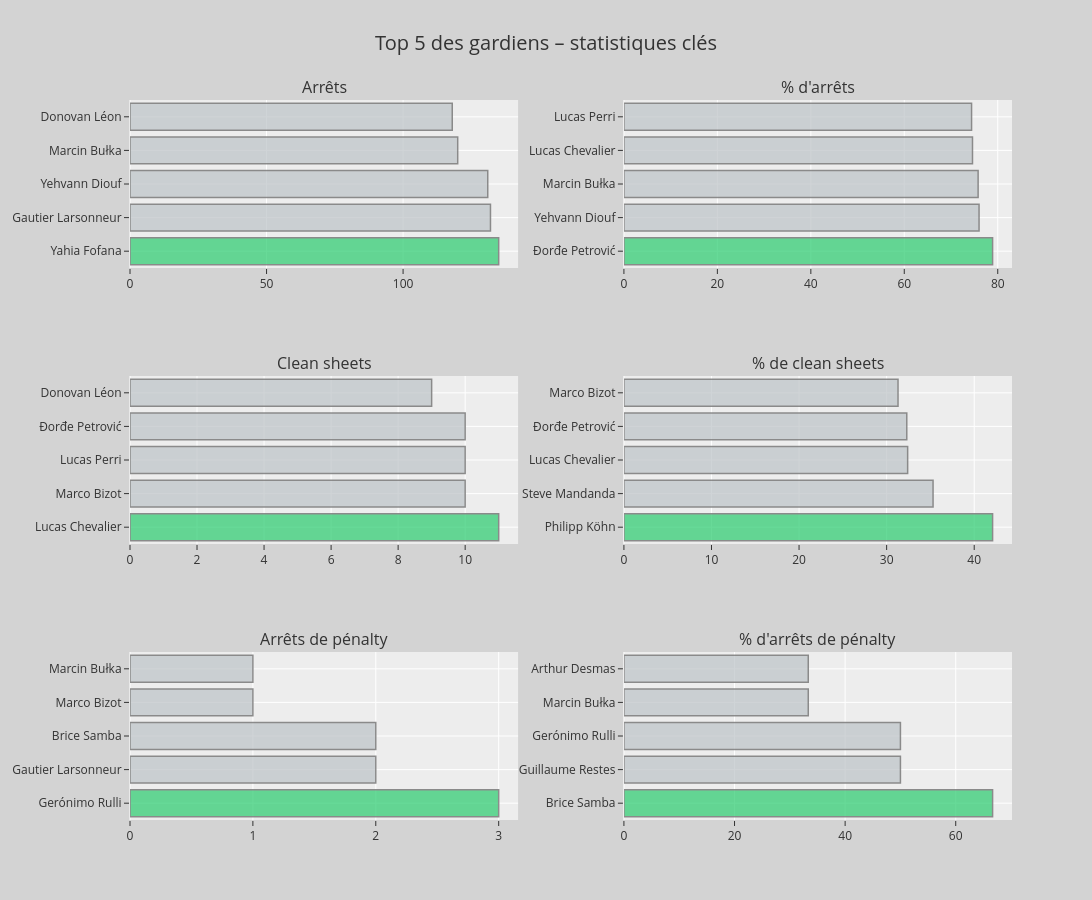

Notebook code cell kept with this figure:
### Markdown cell above
## Gardiens

### Code cell
gk = ligue1[(ligue1['Pos']=='Goalkeeper') & (ligue1['MP']>=17)]

# Statistiques et titres en français
stats = ['Saves', 'Save%', 'CS', 'CS%', 'PKsv', 'PS%']
titles = [
    'Arrêts',
    '% d\'arrêts',
    'Clean sheets',
    '% de clean sheets',
    'Arrêts de pénalty',
    '% d\'arrêts de pénalty'
]

# Créer la figure 3×2
fig = make_subplots(
    rows=3, cols=2,
    subplot_titles=titles,
    horizontal_spacing=0.12,
    vertical_spacing=0.15
)

for i, stat in enumerate(stats):
    top5 = gk.nlargest(5, stat)
    row, col = i//2 + 1, i%2 + 1
    colors = [
        'rgba(46,204,113,0.8)' if v==top5[stat].max() else 'rgba(189,195,199,0.8)'
        for v in top5[stat]
    ]
    fig.add_trace(
        go.Bar(
            y=top5['Player'],
            x=top5[stat],
            orientation='h',
            hovertext=top5['Squad'],
            marker=dict(
                color=colors,
                line=dict(color='gray', width=1.5)
            ),
            opacity=0.9
        ),
        row=row,
        col=col
    )

fig.update_layout(
    title_text="Top 5 des gardiens – statistiques clés",
    title_x=0.5,
    titlefont=dict(size=20),
    showlegend=False,
    width=1300,
    height=900,
    template='ggplot2',
    paper_bgcolor='lightgray'
)

fig.show()

### Figure 1 — Plotly figure (JSON) as saved in the notebook; plotly's stock layout.template omitted (floating-point values rounded to 4 significant figures)
{"data": [{"hovertext": ["Angers", "Saint-Étienne", "Reims", "Nice", "Auxerre"], "marker": {"color": ["rgba(46,204,113,0.8)", "rgba(189,195,199,0.8)", "rgba(189,195,199,0.8)", "rgba(189,195,199,0.8)", "rgba(189,195,199,0.8)"], "line": {"color": "gray", "width": 1.5}}, "opacity": 0.9, "orientation": "h", "type": "bar", "x": [135, 132, 131, 120, 118], "xaxis": "x", "y": ["Yahia Fofana", "Gautier Larsonneur", "Yehvann Diouf", "Marcin Bułka", "Donovan Léon"], "yaxis": "y"}, {"hovertext": ["Strasbourg", "Reims", "Nice", "Lille", "Lyon"], "marker": {"color": ["rgba(46,204,113,0.8)", "rgba(189,195,199,0.8)", "rgba(189,195,199,0.8)", "rgba(189,195,199,0.8)", "rgba(189,195,199,0.8)"], "line": {"color": "gray", "width": 1.5}}, "opacity": 0.9, "orientation": "h", "type": "bar", "x": [78.9, 76, 75.8, 74.6, 74.4], "xaxis": "x2", "y": ["Đorđe Petrović", "Yehvann Diouf", "Marcin Bułka", "Lucas Chevalier", "Lucas Perri"], "yaxis": "y2"}, {"hovertext": ["Lille", "Brest", "Lyon", "Strasbourg", "Auxerre"], "marker": {"color": ["rgba(46,204,113,0.8)", "rgba(189,195,199,0.8)", "rgba(189,195,199,0.8)", "rgba(189,195,199,0.8)", "rgba(189,195,199,0.8)"], "line": {"color": "gray", "width": 1.5}}, "opacity": 0.9, "orientation": "h", "type": "bar", "x": [11, 10, 10, 10, 9], "xaxis": "x3", "y": ["Lucas Chevalier", "Marco Bizot", "Lucas Perri", "Đorđe Petrović", "Donovan Léon"], "yaxis": "y3"}, {"hovertext": ["Monaco", "Rennes", "Lille", "Strasbourg", "Brest"], "marker": {"color": ["rgba(46,204,113,0.8)", "rgba(189,195,199,0.8)", "rgba(189,195,199,0.8)", "rgba(189,195,199,0.8)", "rgba(189,195,199,0.8)"], "line": {"color": "gray", "width": 1.5}}, "opacity": 0.9, "orientation": "h", "type": "bar", "x": [42.1, 35.3, 32.4, 32.3, 31.3], "xaxis": "x4", "y": ["Philipp Köhn", "Steve Mandanda", "Lucas Chevalier", "Đorđe Petrović", "Marco Bizot"], "yaxis": "y4"}, {"hovertext": ["Marseille", "Saint-Étienne", "Rennes", "Brest", "Nice"], "marker": {"color": ["rgba(46,204,113,0.8)", "rgba(189,195,199,0.8)", "rgba(189,195,199,0.8)", "rgba(189,195,199,0.8)", "rgba(189,195,199,0.8)"], "line": {"color": "gray", "width": 1.5}}, "opacity": 0.9, "orientation": "h", "type": "bar", "x": [3, 2, 2, 1, 1], "xaxis": "x5", "y": ["Gerónimo Rulli", "Gautier Larsonneur", "Brice Samba", "Marco Bizot", "Marcin Bułka"], "yaxis": "y5"}, {"hovertext": ["Rennes", "Toulouse", "Marseille", "Nice", "Le Havre"], "marker": {"color": ["rgba(46,204,113,0.8)", "rgba(189,195,199,0.8)", "rgba(189,195,199,0.8)", "rgba(189,195,199,0.8)", "rgba(189,195,199,0.8)"], "line": {"color": "gray", "width": 1.5}}, "opacity": 0.9, "orientation": "h", "type": "bar", "x": [66.67, 50, 50, 33.33, 33.33], "xaxis": "x6", "y": ["Brice Samba", "Guillaume Restes", "Gerónimo Rulli", "Marcin Bułka", "Arthur Desmas"], "yaxis": "y6"}], "layout": {"annotations": [{"font": {"size": 16}, "showarrow": false, "text": "Arrêts", "x": 0.22, "xanchor": "center", "xref": "paper", "y": 1.0, "yanchor": "bottom", "yref": "paper"}, {"font": {"size": 16}, "showarrow": false, "text": "% d'arrêts", "x": 0.78, "xanchor": "center", "xref": "paper", "y": 1.0, "yanchor": "bottom", "yref": "paper"}, {"font": {"size": 16}, "showarrow": false, "text": "Clean sheets", "x": 0.22, "xanchor": "center", "xref": "paper", "y": 0.6167, "yanchor": "bottom", "yref": "paper"}, {"font": {"size": 16}, "showarrow": false, "text": "% de clean sheets", "x": 0.78, "xanchor": "center", "xref": "paper", "y": 0.6167, "yanchor": "bottom", "yref": "paper"}, {"font": {"size": 16}, "showarrow": false, "text": "Arrêts de pénalty", "x": 0.22, "xanchor": "center", "xref": "paper", "y": 0.2333, "yanchor": "bottom", "yref": "paper"}, {"font": {"size": 16}, "showarrow": false, "text": "% d'arrêts de pénalty", "x": 0.78, "xanchor": "center", "xref": "paper", "y": 0.2333, "yanchor": "bottom", "yref": "paper"}], "height": 900, "paper_bgcolor": "lightgray", "showlegend": false, "title": {"font": {"size": 20}, "text": "Top 5 des gardiens – statistiques clés", "x": 0.5}, "width": 1300, "xaxis": {"anchor": "y", "domain": [0, 0.44]}, "xaxis2": {"anchor": "y2", "domain": [0.56, 1]}, "xaxis3": {"anchor": "y3", "domain": [0, 0.44]}, "xaxis4": {"anchor": "y4", "domain": [0.56, 1]}, "xaxis5": {"anchor": "y5", "domain": [0, 0.44]}, "xaxis6": {"anchor": "y6", "domain": [0.56, 1]}, "yaxis": {"anchor": "x", "domain": [0.7667, 1.0]}, "yaxis2": {"anchor": "x2", "domain": [0.7667, 1.0]}, "yaxis3": {"anchor": "x3", "domain": [0.3833, 0.6167]}, "yaxis4": {"anchor": "x4", "domain": [0.3833, 0.6167]}, "yaxis5": {"anchor": "x5", "domain": [0, 0.2333]}, "yaxis6": {"anchor": "x6", "domain": [0, 0.2333]}}}
